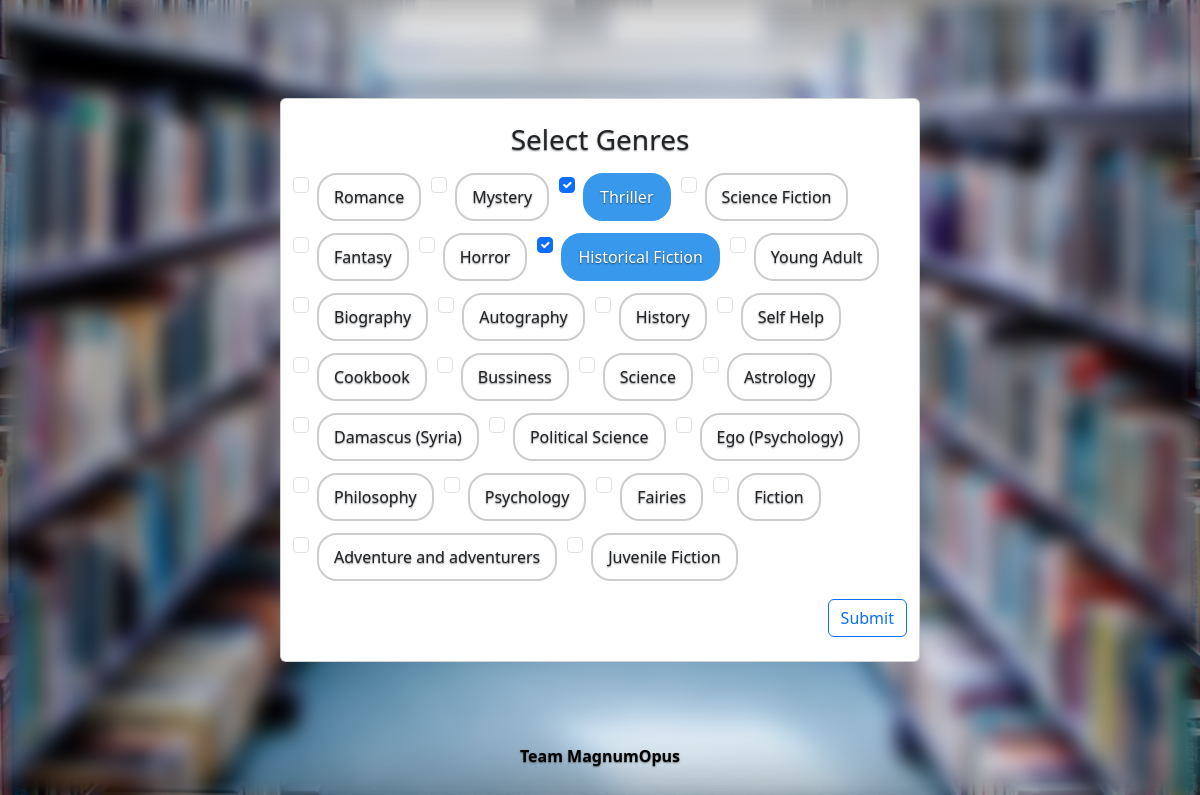
Page /choice/ (signed in) on the committed database.
### library/models.py (models this page shows)
class Genre(models.Model):
    genre = models.CharField(max_length=50)
    def __str__(self):
        return self.genre

class User(AbstractUser):
    favorite_genres = models.ManyToManyField(Genre)

### library/views/views.py (the view, shortened to what this page needs)
# urls.py: path("choice/", views.choice, name="choice"),
def choice(request):
    return render(request, "library/choice.html", {
        'genres': Genre.objects.all()
    })

### library/templates/library/choice.html (shortened to what this page needs)
{% extends "library/layout.html" %}
{% load static %}
{% block body %}
<form action='{% url "choice" %}' method='POST'>
    <div class="container card py-4">
        <div class="row">
          <div class="col-md-12">
            <h3>Select Genres</h3>
            <div class="bubble-select pt-2">
                {% for genre in genres %}
                    <div class="form-check">
                        <input class="form-check-input" type="checkbox" value="{{ genre }}" id="genre-{{ genre }}" name="genre"
                                {% if genre in user.favorite_genres.all %}checked{% endif %}>
                        <label class="form-check-label bubble" for="genre-{{ genre }}">{{ genre }}</label>
                    </div>
                {% endfor %}
            </div>
            <button class="btn btn-outline-primary mt-3 " style='float: right;'>Submit</button>
          </div>
        </div>
      </div>
</form>
{% endblock %}

### library/static/library/cover.css (style rules this page uses)
body { text-shadow: 0 .05rem .1rem rgba(0, 0, 0, .5); box-shadow: inset 0 0 5rem rgba(0, 0, 0, .5); }

### library/static/library/css/style.css (style rules this page uses)
.bubble-select { display: flex; flex-wrap: wrap; gap: 10px; }
.bubble { border: 2px solid #ccc; border-radius: 20px; padding: 10px 15px; cursor: pointer; transition: background-color 0.2s, border-color 0.2s; }
.form-check-input:checked + .bubble { background-color: #3898ec; border-color: #3898ec; color: #fff; }

### rows in the picture
Genre: genre "Romance"
Genre: genre "Mystery"
Genre: genre "☑", genre "Thriller"
Genre: genre "Science Fiction"
Genre: genre "Fantasy"
Genre: genre "Horror"
Genre: genre "☑", genre "Historical Fiction"
Genre: genre "Young Adult"
Genre: genre "Biography"
Genre: genre "Autography"
Genre: genre "History"
Genre: genre "Self Help"
Genre: genre "Cookbook"
Genre: genre "Bussiness"
Genre: genre "Science"
Genre: genre "Astrology"
Genre: genre "Damascus (Syria)"
Genre: genre "Political Science"
Genre: genre "Ego (Psychology)"
Genre: genre "Philosophy"
Genre: genre "Psychology"
Genre: genre "Fairies"
Genre: genre "Fiction"
Genre: genre "Adventure and adventurers"
Genre: genre "Juvenile Fiction"
